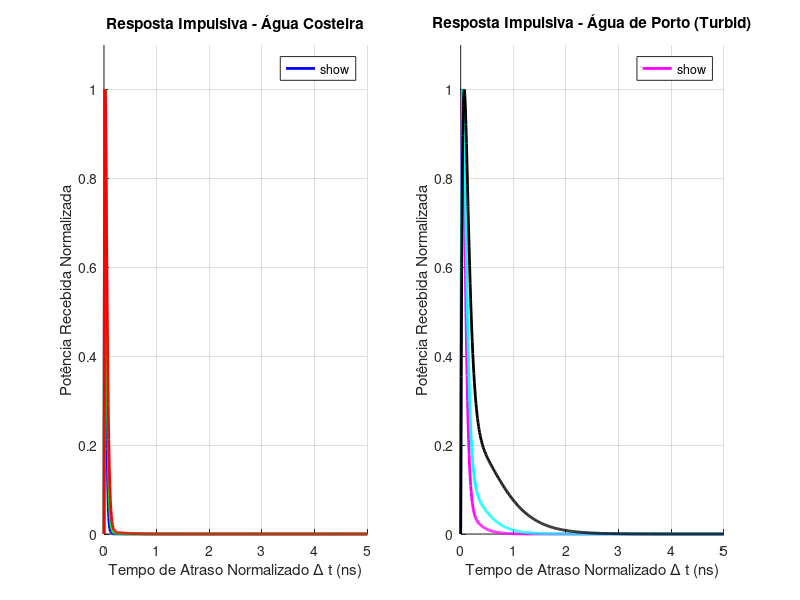

Reproduce this figure in MATLAB. (Note: this script raises an error after producing the figure.)
% =========================================================================
% Modelagem da Resposta Impulsiva de Canal (CIR) para Sistemas UWOC
% Baseado no Modelo de Função Double Gamma (DGF) dos Artigos de Sahu et al.
% Compatível com MATLAB e GNU Octave
% =========================================================================

clear; clc; close all;

% Definição do vetor de tempo normalizado delta_t (em nanossegundos - ns)
% Representa o tempo de atraso após a chegada do primeiro fotão balístico.
dt = 0.01; % Passo de amostragem em ns
t_max = 5; % Tempo máximo de simulação em ns
delta_t = 0:dt:t_max;

%% 1. PARÂMETROS DE AJUSTE (Extraídos das Tabelas do Artigo)

% --- ÁGUA COSTEIRA (Coastal Water) ---
% Tabela 3 do Artigo (Para AL = 4, 8, 12)
coastal_params = [
%   AL    C1      C2      C3      C4
    4,  0.4180,  11.060,  9280,  68.68;
    8,  0.3958,   8.811,  1589,  51.35;
   12,  0.3141,   5.884,  696.7,  43.79
];

% --- ÁGUA DE PORTO (Harbor Water - Turbid) ---
% Tabela 4 do Artigo (Para AL = 4, 8, 12)
harbor_params = [
%   AL    C1      C2      C3      C4
    4,  1.1430,  7.196,  109.30,  27.79;
    8,  0.8373,  4.831,   45.00,  22.44;
   12,  0.4466,  2.953,   12.23,  15.91
];

%% 2. FUNÇÃO MODELO (Double Gamma Function)
% h(t) = C1 * dt * exp(-C2 * dt) + C3 * dt * exp(-C4 * dt)
dgf_model = @(t, C) C(2)*t.*exp(-C(3)*t) + C(4)*t.*exp(-C(5)*t);

%% 3. SIMULAÇÃO E GERAÇÃO DOS GRÁFICOS

figure('Position', [100, 100, 1000, 500]);

% --- Gráfico Esquerdo: Água Costeira ---
subplot(1, 2, 1);
hold on;
grid on;
colors_coastal = {'b', 'g', 'r'};

for i = 1:size(coastal_params, 1)
    C = coastal_params(i, :);
    AL_val = C(1);
    
    % Calcula a resposta impulsiva
    h_t = dgf_model(delta_t, C);
    
    % Normalização da potência recebida (opcional, para visualização igual ao artigo)
    h_t_norm = h_t / max(h_t);
    
    plot(delta_t, h_t_norm, colors_coastal{i}, 'LineWidth', 2, ...
         'DisplayName', sprintf('Costeira (AL = %d)', AL_val));
end

title('Resposta Impulsiva - Água Costeira');
xlabel('Tempo de Atraso Normalizado \Delta t (ns)');
ylabel('Potência Recebida Normalizada');
legend('show', 'Location', 'northeast');
xlim([0 t_max]);
ylim([0 1.1]);

% --- Gráfico Direito: Água de Porto ---
subplot(1, 2, 2);
hold on;
grid on;
colors_harbor = {'m', 'c', 'k'};

for i = 1:size(harbor_params, 1)
    C = harbor_params(i, :);
    AL_val = C(1);
    
    % Calcula a resposta impulsiva
    h_t = dgf_model(delta_t, C);
    
    % Normalização
    h_t_norm = h_t / max(h_t);
    
    plot(delta_t, h_t_norm, colors_harbor{i}, 'LineWidth', 2, ...
         'DisplayName', sprintf('Porto (AL = %d)', AL_val));
end

title('Resposta Impulsiva - Água de Porto (Turbid)');
xlabel('Tempo de Atraso Normalizado \Delta t (ns)');
ylabel('Potência Recebida Normalizada');
legend('show', 'Location', 'northeast');
xlim([0 t_max]);
ylim([0 1.1]);

% Ajuste estético geral
sgtitle('Modelagem Empírica da CIR via Função Double Gamma (DGF)');
